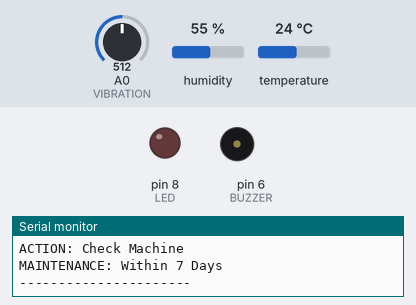
Bench run of a sketch on a simulated Arduino Uno, built with avr-gcc and run on an emulated ATmega328P. Shown: output pins drawn as LEDs (lit = HIGH), buzzer (waves = sounding, pin HIGH), the last lines printed to the serial monitor. The inputs (shaded band) are chosen by the test bench; at power-on: A0 (VIBRATION) = 512, humidity 55 %, temperature 24 °C.

Above: at 3.5 s.
3.6 s: A0 (VIBRATION) set to 689
10.8 s: A0 (VIBRATION) set to 709
At 14.5 s:
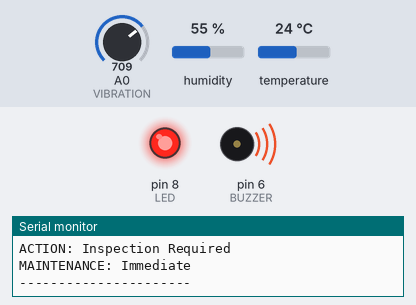
14.9 s: A0 (VIBRATION) set to 690
At 15.73 s:
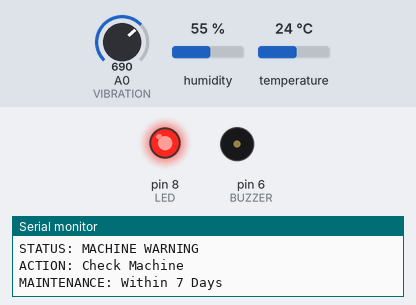
Timing chart, 0 to 28.1 s (numbered marks = the images above; inputs shaded):
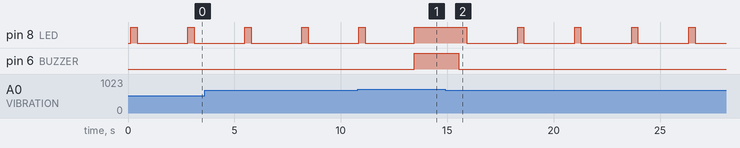

Measured:
- the behaviour switches between 700 and 701 on A0 (VIBRATION) (found by bisection; images 0 and 1)
- after the input at 10.8 s, pin 6 (BUZZER): LOW → HIGH after 2.6 s
- after the input at 14.9 s, pin 8 (LED): alternates HIGH for 0.30 s and LOW for 2.4 s, starting after 1.0 s; pin 6 (BUZZER): HIGH → LOW after 0.65 s
- by itself, pin 8 (LED): alternates HIGH for 0.30 s and LOW for 2.4 s

The sketch:

sketch.ino
```cpp
#include <DHT.h>

#define DHTPIN 2
#define DHTTYPE DHT22

#define VIBRATION A0
#define LED 8
#define BUZZER 6

DHT dht(DHTPIN, DHTTYPE);

float temperature;
int vibrationValue;
int maintenanceDays;

void setup()
{
  Serial.begin(9600);

  dht.begin();

  pinMode(VIBRATION, INPUT);
  pinMode(LED, OUTPUT);
  pinMode(BUZZER, OUTPUT);

  Serial.println("MACHINE HEALTH MONITOR");
  Serial.println("----------------------");
}

void loop()
{
  temperature = dht.readTemperature();
  vibrationValue = analogRead(VIBRATION);

  if (isnan(temperature))
  {
    Serial.println("Temperature Sensor Error");
    delay(2000);
    return;
  }

  Serial.println("\n--- SENSOR DATA ---");

  Serial.print("Temperature: ");
  Serial.print(temperature);
  Serial.println(" C");

  Serial.print("Vibration: ");
  Serial.println(vibrationValue);

  if (temperature > 45 || vibrationValue > 700)
  {
    digitalWrite(LED, HIGH);
    digitalWrite(BUZZER, HIGH);

    maintenanceDays = 0;

    Serial.println("STATUS: MACHINE FAULT");
    Serial.println("ACTION: Inspection Required");
    Serial.println("MAINTENANCE: Immediate");
  }

  else if (temperature >= 35 || vibrationValue >= 400)
  {
    digitalWrite(BUZZER, LOW);

    maintenanceDays = 7;

    Serial.println("STATUS: MACHINE WARNING");
    Serial.println("ACTION: Check Machine");
    Serial.println("MAINTENANCE: Within 7 Days");

    digitalWrite(LED, HIGH);
    delay(300);
    digitalWrite(LED, LOW);
    delay(300);
  }

  else
  {
    digitalWrite(LED, LOW);
    digitalWrite(BUZZER, LOW);

    maintenanceDays = 30;

    Serial.println("STATUS: MACHINE NORMAL");
    Serial.println("MAINTENANCE: 30 Days");
  }

  Serial.println("----------------------");

  delay(2000);
}
```
